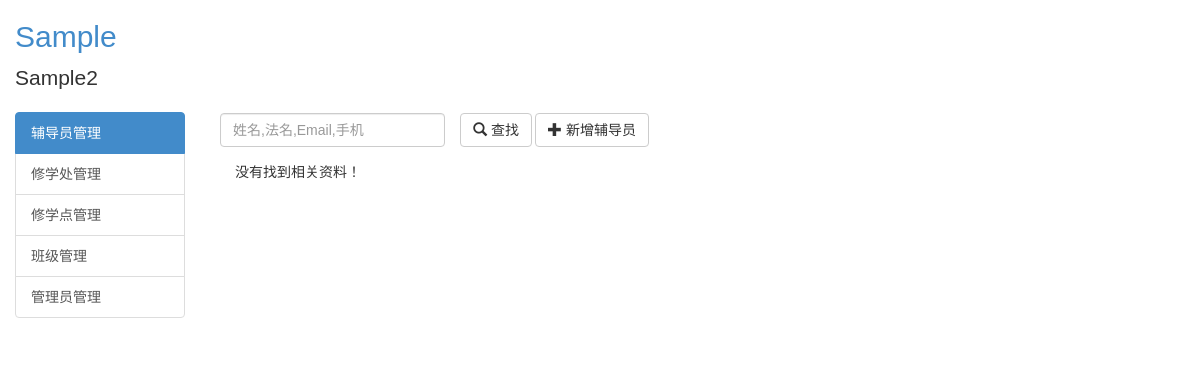
The app's page /counselor/list (signed in), older data.
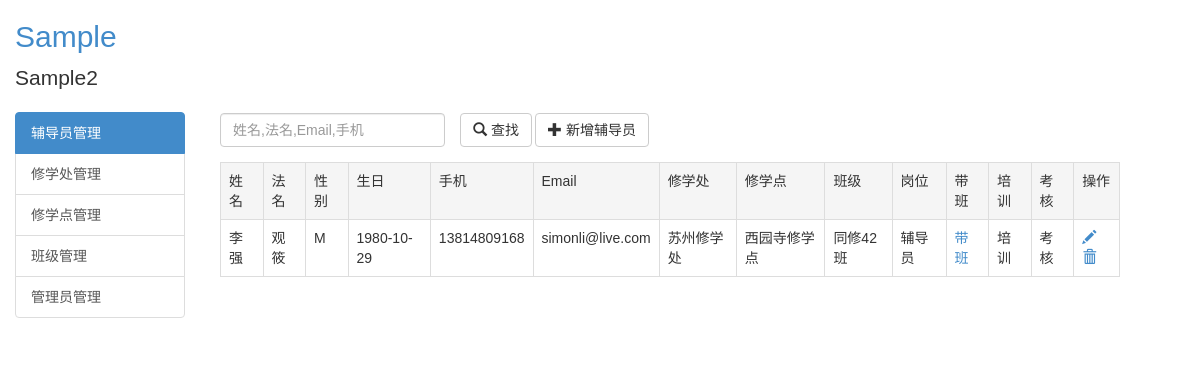
The same page, newer data.
### putidms/models/counselor.py (models this page shows, shortened)
class Counselor(db.Model):
    __tablename__ = 'counselors'
    id = db.Column(db.Integer, primary_key=True, autoincrement=True)
    username = db.Column(db.String(100), nullable=False, index=True)
    religiousname = db.Column(db.String(100))
    gender = db.Column(db.String(50))
    birthday = db.Column(db.Date)
    mobile = db.Column(db.String(50))
    email = db.Column(db.String(100))
    class_id = db.Column(db.Integer, db.ForeignKey('classes.id'))
    duty_id = db.Column(db.Integer, db.ForeignKey('duties.id'))  # 岗位
    is_delete = db.Column(db.Integer, default=0)
    create_user = db.Column(db.Integer)
    create_time = db.Column(db.DateTime, default=datetime.utcnow)
    update_user = db.Column(db.Integer)
    update_time = db.Column(db.DateTime, default=datetime.utcnow)
    lead_class_records = db.relationship('LeadClassRecord', backref='counselor', lazy='dynamic')
    training_records = db.relationship('TrainingRecord', backref='counselor', lazy='dynamic')
    evaluation_records = db.relationship('EvaluationRecord', backref='counselor', lazy='dynamic')

### putidms/models/org.py (models this page shows, shortened)
class Division(db.Model):
    __tablename__ = 'divisions'
    id = db.Column(db.Integer, primary_key=True, autoincrement=True)
    name = db.Column(db.String(255), index=True, unique=True, nullable=False)
    desc = db.Column(db.Text)
    update_user = db.Column(db.Integer)
    create_time = db.Column(db.DateTime, default=datetime.utcnow)
    update_time = db.Column(db.DateTime, default=datetime.utcnow)
    departments = db.relationship('Department', backref='division', lazy='dynamic')

class Department(db.Model):
    __tablename__ = 'departments'
    id = db.Column(db.Integer, primary_key=True, autoincrement=True)
    name = db.Column(db.String(255), index=True, unique=True, nullable=False)
    desc = db.Column(db.Text)
    update_user = db.Column(db.Integer)
    create_time = db.Column(db.DateTime, default=datetime.utcnow)
    update_time = db.Column(db.DateTime, default=datetime.utcnow)
    division_id = db.Column(db.Integer, db.ForeignKey('divisions.id'))
    classes = db.relationship('Class', backref='department', lazy='dynamic')

class Class(db.Model):
    __tablename__ = 'classes'
    id = db.Column(db.Integer, primary_key=True, autoincrement=True)
    name = db.Column(db.String(255), index=True, unique=True, nullable=False)
    number = db.Column(db.String(255), unique=True, nullable=False, index=True)  # 班级编号
    desc = db.Column(db.Text)
    update_user = db.Column(db.Integer)
    create_time = db.Column(db.DateTime, default=datetime.utcnow)
    update_time = db.Column(db.DateTime, default=datetime.utcnow)
    department_id = db.Column(db.Integer, db.ForeignKey('departments.id'))
    counselors = db.relationship('Counselor', backref='class_', lazy='dynamic')
    lead_class_records = db.relationship('LeadClassRecord', backref='class_', lazy='dynamic')

class Duty(db.Model):
    __tablename__ = 'duties'
    id = db.Column(db.Integer, primary_key=True, autoincrement=True)
    name = db.Column(db.String(255), index=True, unique=True, nullable=False)
    desc = db.Column(db.Text)
    update_user = db.Column(db.Integer)
    create_time = db.Column(db.DateTime, default=datetime.utcnow)
    update_time = db.Column(db.DateTime, default=datetime.utcnow)
    counselors = db.relationship('Counselor', backref='duty', lazy='dynamic')
    lead_class_records = db.relationship('LeadClassRecord', backref='duty', lazy='dynamic')

### putidms/main/views.py (the view)
@mod.route('/counselor/list')
@login_required
def counselor_list():
    counselors = Counselor.query.filter_by(is_delete=0).order_by(Counselor.update_time.desc()).all()
    return render_template('main/counselor_list.html', counselors=counselors)

### putidms/models/user.py (called while the page is built)
@login_manager.user_loader
def load_user(user_id):
    return User.query.get(int(user_id))

### putidms/templates/main/counselor_list.html (shortened to what this page needs)
{% extends 'base.html' %}
{% block content %}
    <div class="row">
        <div class="col-md-12">
            <div class="row">
                <form action="{{ url_for('main.counselor_search') }}" method="post" role="form" class="form-horizontal">
                    <div class="col-md-3">
                        <div class="form-group">
                            <input class="form-control" type="text" id="query_str" name="query_str"
                                   value="{{ query_str }}"
                                   placeholder="姓名,法名,Email,手机">
                        </div>
                    </div>
                    <div class="col-md-1">
                        <button type="submit" class="btn btn-default">
                            <span class="glyphicon glyphicon-search"></span> 查找
                        </button>
                    </div>
                </form>
                <div class="col-md-2">
                    <a class="btn btn-default" href="{{ url_for('main.counselor_add') }}" role="button">
                        <span class="glyphicon glyphicon-plus"></span> 新增辅导员
                    </a>
                </div>
            </div>
            {% if counselors %}
                <div class="row">
                    <table class="table table-bordered">
                        <tr class="active">
                            <td>姓名</td>
                            <td>法名</td>
                            <td>性别</td>
                            <td>生日</td>
                            <td>手机</td>
                            <td>Email</td>
                            <td>修学处</td>
                            <td>修学点</td>
                            <td>班级</td>
                            <td>岗位</td>
                            <td>带班</td>
                            <td>培训</td>
                            <td>考核</td>
                            <td>操作</td>
                        </tr>
                        {% for c in counselors %}
                            <tr>
                                <td>{{ c.username }}</td>
                                <td>{{ c.religiousname }}</td>
                                <td>{{ c.gender }}</td>
                                <td>{{ c.birthday }}</td>
                                <td>{{ c.mobile }}</td>
                                <td>{{ c.email }}</td>
                                <td>{{ c.class_.department.division.name }}</td>
                                <td>{{ c.class_.department.name }}</td>
                                <td>{{ c.class_.name }}</td>
                                <td>{{ c.duty.name }}</td>
                                <td><a href="{{ url_for('main.leadclass_list',cid=c.id) }}" target="_blank" >带班</a></td>
                                <td>培训</td>
                                <td>考核</td>
                                <td>
                                    <a href="{{ url_for('main.counselor_edit',id=c.id) }}" title="编辑">
                                        <span class="glyphicon glyphicon-pencil"></span>
                                    </a>
                                    <a href="javascript:void(0);" title="删除辅导员" onclick="confirm_delete('{{ url_for("main.counselor_delete",id=c.id) }}');">
                                        <span class="glyphicon glyphicon-trash"></span>
                                    </a>
                                </td>
                            </tr>
                        {% endfor %}
                    </table>
                </div>
            {% else %}
                <div class="row">
                    <div class="col-md-12">
                        没有找到相关资料！
                    </div>
                </div>
            {% endif %}
        </div>
    </div>
{% endblock %}

Row changes from the older to the newer data that the page shows:
added Counselor: username "李强", religiousname "观筱", gender "M", birthday "1980-10-29", mobile "13814809168", email "simonli@live.com", class_.department.division.name "苏州修学处", class_.department.name "西园寺修学点", class_.name "同修42班", duty.name "辅导员"
Text that changed along with them:
text no longer shown: "没有找到相关资料！"
text now shown: "姓名 法名 性别 生日 手机 Email 修学处 修学点 班级 岗位 带班 培训 考核 操作"
